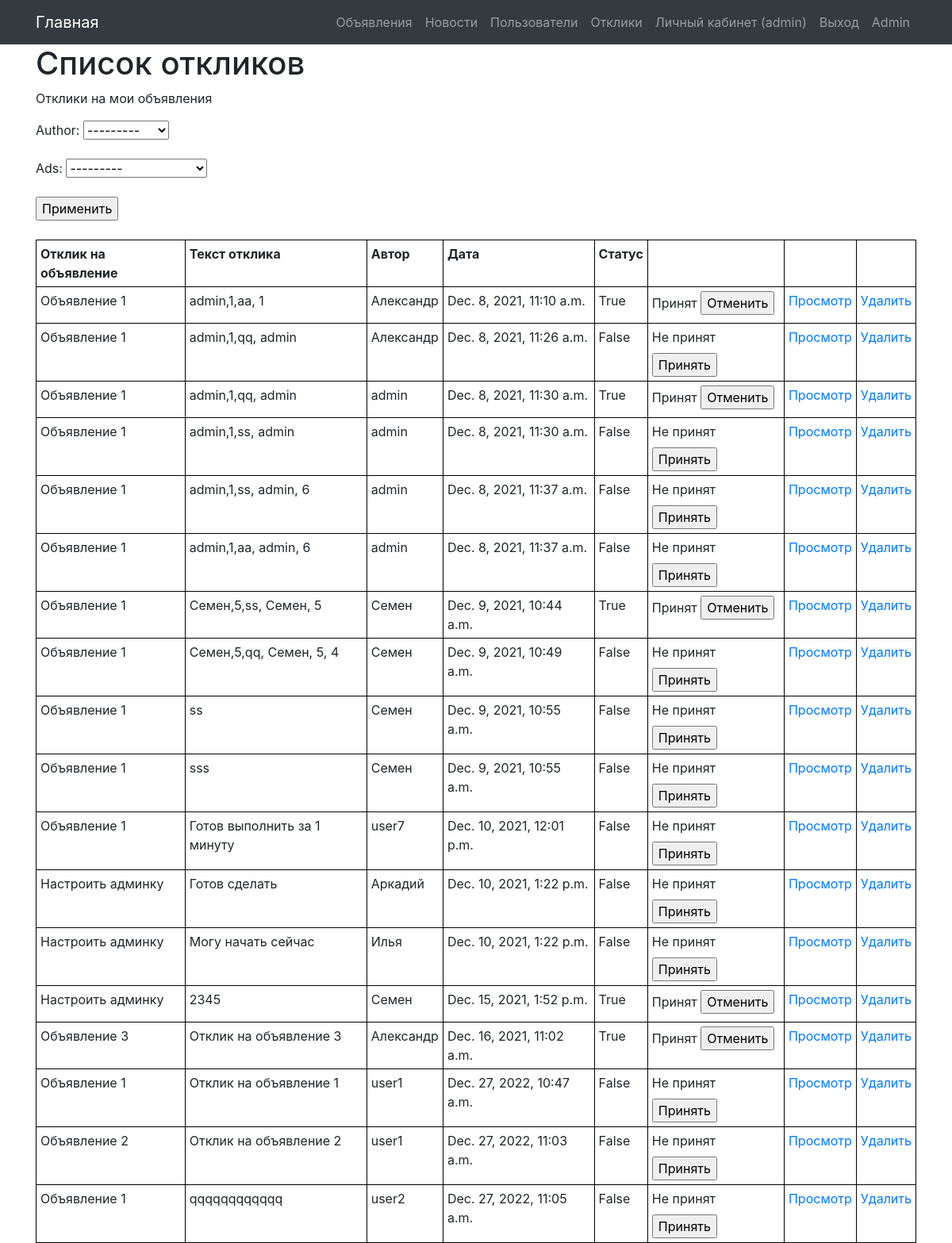
Page /answers/ (signed in) on the committed database.
### ads/models.py (models this page shows, shortened)
class Answer(models.Model):
    author = models.ForeignKey(Author, on_delete=models.CASCADE)
    text = models.TextField()
    ads = models.ForeignKey(Ads, on_delete=models.CASCADE)
    date = models.DateTimeField(auto_now_add=True)
    status = models.BooleanField(default=False)
    class Meta:
        verbose_name = 'Отклик'
        verbose_name_plural = 'Отклики'

class Ads(models.Model):
    author = models.ForeignKey(Author, on_delete=models.CASCADE)
    title = models.CharField(max_length=128)
    text = RichTextUploadingField(blank=True, null=True)
    category = models.ForeignKey(Category, on_delete=models.CASCADE)
    date = models.DateTimeField(auto_now_add=True)
    def __str__(self):
        return f'{self.title}'
    class Meta:
        verbose_name = 'Объявление'
        verbose_name_plural = 'Обявлении'

class Author(models.Model):
    authorUser = models.OneToOneField(User, on_delete=models.CASCADE)
    def __str__(self):
        return f'{self.authorUser}'
    class Meta:
        verbose_name = 'Автор'
        verbose_name_plural = 'Авторы'

### ads/views.py (the view, shortened to what this page needs)
# urls.py: path('answers/', AnswerList.as_view(), name='answers'),
class AnswerList(ListView):
    model = Answer
    context_object_name = 'answers'
    template_name = 'answer-list.html'
    def get_filter(self):
        user = User.objects.get(id=self.request.user.id)
        queryset=Answer.objects.filter(ads__author=user.id).order_by('-date')
        return AnswerFilter(self.request.GET, queryset)
    def get_queryset(self):
        return self.get_filter().qs
    def get_context_data(self, **kwargs):
        context = super().get_context_data(**kwargs)
        context['filter'] = self.get_filter()
        context['answer_list'] = Answer.objects.all()
        return context

### templates/answer-list.html (shortened to what this page needs)
{% extends 'default.html' %}
{% block title %}
    Список откликов
{% endblock title %}
{% block content %}
<p>Отклики на мои объявления</p>
<form method="get">
    {{ filter.form.as_p }}
    <input type="submit" value="Применить">
</form>
{% if answer_list %}
<br>
<table>
    <tr>
        <td>
            <b>Отклик на объявление</b>
        </td>
        <td>
            <b>Текст отклика</b>
        </td>
        <td>
            <b>Автор</b>
        </td>
        <td>
            <b>Дата</b>
        </td>
        <td>
            <b>Статус</b>
        </td>
        <td></td>
        <td></td>
        <td></td>
    </tr>
    {% for answer in answer_list %}
    <tr>
        <td>
            {{ answer.ads.title }}
        </td>
        <td>
            {{ answer.text }}
        </td>
        <td>
            {{ answer.author }}
        </td>
        <td>
            {{ answer.date }}
        </td>
        <td>
            {{ answer.status }}
        </td>
        <td>
            {% if not answer.status %}
                <form method="POST">
                    <label for="name">Не принят </label>
                    <input type="submit" value='Принять'>
                </form>
            {% else %}
                <form method="POST">
                    <label for="name">Принят </label>
                    <input type="submit" value="Отменить">
                </form>
            {% endif %}
        </td>
        <td>
            <a href="{% url 'answer' answer.id %}">Просмотр</a>
        </td>
        <td>
            <a href="{% url 'answer_delete' answer.id %}">Удалить</a>
        </td>
    </tr>
    {% endfor %}
</table>
{% endif %}
{% endblock content %}

### templates/default.html (shortened to what this page needs)
{% load static %}
<!DOCTYPE html>
<html lang="en">
<head>
  <link type="text/css" href="{% static 'vendor/bootstrap/css/bootstrap.min.css' %}" rel="stylesheet">
</head>
<body>
    <nav class="navbar navbar-expand-lg navbar-dark bg-dark static-top">
        <div class="container">
            <a class="navbar-brand" href="/">Главная</a>
            <div class="collapse navbar-collapse" id="navbarResponsive">
                <ul class="navbar-nav ml-auto">
                    {% if request.user.is_authenticated %}
                        <li class="nav-item">
                            <a class="nav-link" href="{% url 'ads_list' %}">Объявления</a>
                        </li>
                        <li class="nav-item">
                            <a class="nav-link" href="{% url 'news_list' %}">Новости</a>
                        </li>
                        <li class="nav-item">
                            <a class="nav-link" href="{% url 'users' %}">Пользователи</a>
                        </li>
                        <li class="nav-item">
                            <a class="nav-link" href="{% url 'answers' %}">Отклики</a>
                        </li>
                    {% endif %}
                    {% if request.user.is_authenticated %}
                        <li class="nav-item">
                            <a class="nav-link" href="{% url 'accounts' %}">Личный кабинет ({{ request.user.username }})</a>
                        </li>
                    {% endif %}
                    {% if request.user.is_authenticated %}
                    <li class="nav-item">
                        <a class="nav-link" href="{% url 'account_logout' %}">Выход</a>
                    </li>
                    {% endif %}
                    <li class="nav-item">
                        <a class="nav-link" href="/admin/">Admin</a>
                    </li>
                </ul>
            </div>
        </div>
    </nav>
    <div class="container">
        <h1>
            {% block title %}
            {% endblock %}
        </h1>
    </div>
    <div class="container">
        {% block content %}
        {% endblock %}
    </div>
</body>
</html>

### templates/answer-list.html (style rules this page uses)
table { margin: 0px 0px; text-align: left; border: 1px solid rgb(0, 0, 0); width: 100%; border-collapse: collapse; }
td,th { border: 1px solid rgb(0, 0, 0); padding: 5px; vertical-align: top; }

### rows in the picture
Answer: ads "Объявление 1", text "admin,1,aa, 1", author "Александр", date "Dec. 8, 2021, 11:10 a.m.", status "True"
Answer: ads "Объявление 1", text "admin,1,qq, admin", author "Александр", date "Dec. 8, 2021, 11:26 a.m.", status "False"
Answer: ads "Объявление 1", text "admin,1,qq, admin", author "admin", date "Dec. 8, 2021, 11:30 a.m.", status "True"
Answer: ads "Объявление 1", text "admin,1,ss, admin", author "admin", date "Dec. 8, 2021, 11:30 a.m.", status "False"
Answer: ads "Объявление 1", text "admin,1,ss, admin, 6", author "admin", date "Dec. 8, 2021, 11:37 a.m.", status "False"
Answer: ads "Объявление 1", text "admin,1,aa, admin, 6", author "admin", date "Dec. 8, 2021, 11:37 a.m.", status "False"
Answer: ads "Объявление 1", text "Семен,5,ss, Семен, 5", author "Семен", date "Dec. 9, 2021, 10:44 a.m.", status "True"
Answer: ads "Объявление 1", text "Семен,5,qq, Семен, 5, 4", author "Семен", date "Dec. 9, 2021, 10:49 a.m.", status "False"
Answer: ads "Объявление 1", text "ss", author "Семен", date "Dec. 9, 2021, 10:55 a.m.", status "False"
Answer: ads "Объявление 1", text "sss", author "Семен", date "Dec. 9, 2021, 10:55 a.m.", status "False"
Answer: ads "Объявление 1", text "Готов выполнить за 1 минуту", author "user7", date "Dec. 10, 2021, 12:01 p.m.", status "False"
Answer: ads "Настроить админку", text "Готов сделать", author "Аркадий", date "Dec. 10, 2021, 1:22 p.m.", status "False"
Answer: ads "Настроить админку", text "Могу начать сейчас", author "Илья", date "Dec. 10, 2021, 1:22 p.m.", status "False"
Answer: ads "Настроить админку", text "2345", author "Семен", date "Dec. 15, 2021, 1:52 p.m.", status "True"
Answer: ads "Объявление 3", text "Отклик на объявление 3", author "Александр", date "Dec. 16, 2021, 11:02 a.m.", status "True"
Answer: ads "Объявление 1", text "Отклик на объявление 1", author "user1", date "Dec. 27, 2022, 10:47 a.m.", status "False"
Answer: ads "Объявление 2", text "Отклик на объявление 2", author "user1", date "Dec. 27, 2022, 11:03 a.m.", status "False"
Answer: ads "Объявление 1", text "qqqqqqqqqqqq", author "user2", date "Dec. 27, 2022, 11:05 a.m.", status "False"

### other values in the picture
{{ request.user.username }} "admin"
